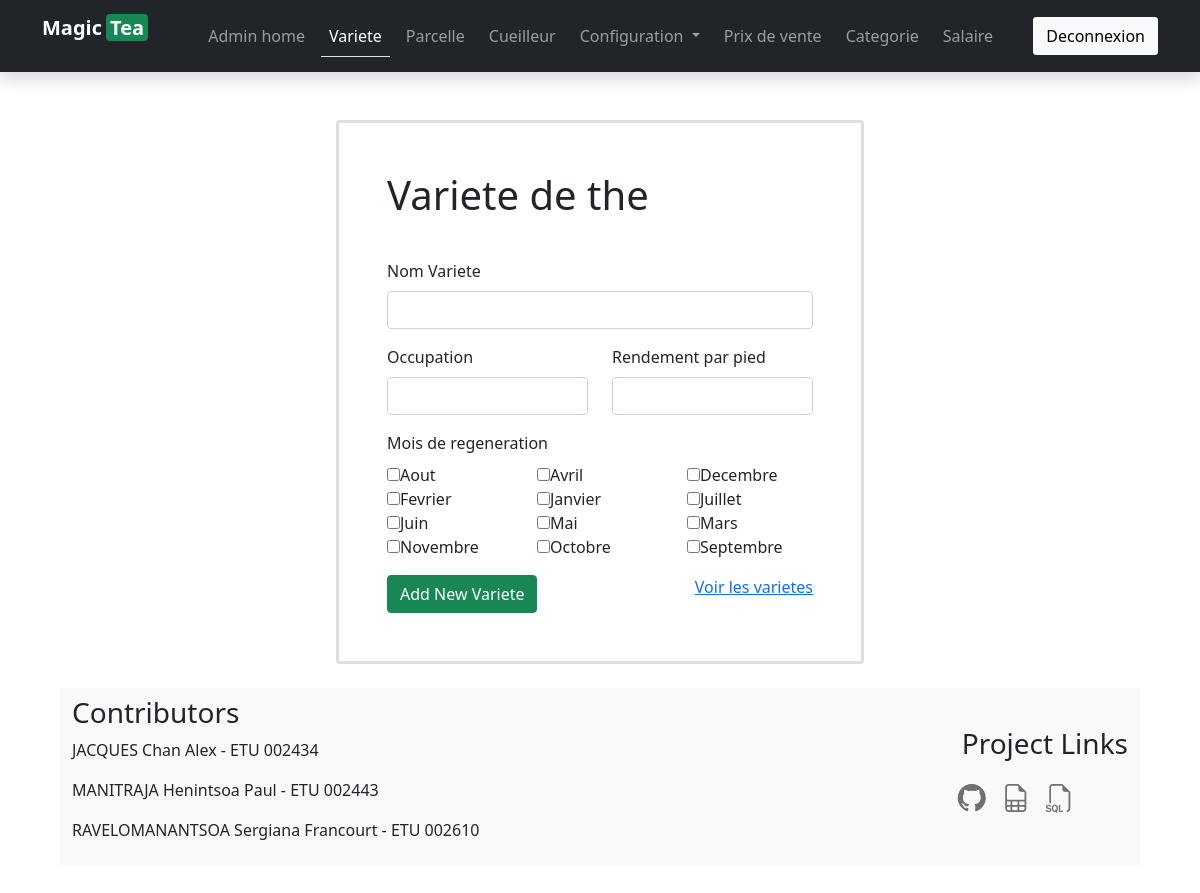
/pages/admin/insertion-variete.php, run on the app's committed database.
### tables this page shows
CREATE TABLE the_mois(
    idMois INT AUTO_INCREMENT,
    NomMois VARCHAR(50)  NOT NULL,
    PRIMARY KEY(idMois),
    UNIQUE(NomMois)
);

### inc/php/crudFuncts/select.php (called while the page is built, shortened)
<?php
function exeSelect( $connection, $query )
{
    try {
        $result = mysqli_query( $connection, $query );
        $utilisateurs = [];
        while ( $row = mysqli_fetch_assoc( $result ) ) {
            $utilisateurs[] = $row;
        }
        return $utilisateurs;
    }
    catch ( Exception $e ) {
        error_log( $e->getMessage() );
        echo "An error occurred: " . htmlspecialchars( $e->getMessage() );
    }
    return null;
}
function getAllRows( $connection, $tableName )
{
    if ( isset( $connection ) && isset( $tableName ) ) {
        $query = "SELECT * FROM $tableName";
        return exeSelect( $connection, $query );
    } else {
        echo "connection OR tableName cannot be null!";
        return null;
    }
}
function getAllMois( $connection )
{
    return getAllRows( $connection, "the_mois" );
}

### pages/admin/insertion-variete.php (the view, shortened to what this page needs)
<?php
require_once '../../inc/php/crudFuncts/select.php';
include "static/header.php";
$connection = db_connect();
$mois = getAllMois( $connection );
?>
    <div class="main m-5">
        <div class="container">
            <div class="row">
                <form action="traitements/add-variete.php" method="POST" id="insertionForm" class="col-12 col-md-6 mx-auto">
                <div class="card p-5 rounded border-3">
                <h1>Variete de the</h1>
                    <div class="mb-3">
                    </div>
                    <div class="form-group col-md-12 mb-3">
                        <label for="nomVariete" class="form-label">Nom Variete</label>
                        <input class="form-control" type="text" name="nomVariete" id="nomVariete" required>
                    </div>
                    <div class="row mb-3">
                        <div class="form-group col-md-6">
                            <label for="occupation" class="form-label">Occupation</label>
                            <input class="form-control" type="text" name="occupation" id="occupation" required>
                        </div>
                        <div class="form-group col-md-6">
                            <label for="rendement" class="form-label">Rendement par pied</label>
                            <input class="form-control" type="text" name="rendement" id="rendement" required>
                        </div>
                    </div>
                    <div class="form-group">
                        <label for="moisInput" class="form-label">Mois de regeneration</label>
                        <div class="row">
    <?php       for ($i=0; $i < count($mois) ; $i++) {?>
                    <div class="col-6 col-lg-4"><input type="checkbox" name="moisInput[]" id="" value="<?= $mois[$i]['idMois']?>"><?= $mois[$i]['NomMois']?> </div>
        <?php    }?>
                        </div>
                    <div>
                    <div class="d-flex justify-content-between mt-3">
                        <button type="submit" class="btn btn-success ">Add New Variete</button>
                        <a href="read-variete.php" type="button" class="link">Voir les varietes</a>
                    </div>
                    </div>
                </form>
            </div>
        </div>
    </div>
    <br />
    <?php
include "static/footer.php";
?>

### pages/admin/static/header.php (shortened to what this page needs)
<!DOCTYPE html>
<html lang="en">
<head>
    <link rel="stylesheet" href="../../assets/css/bootstrap.min.css">
    <link rel="stylesheet" href="../../assets/font/bootstrap-icons.min.css">
    <link rel="stylesheet" href="../../assets/style.css">
</head>
<body>
    <header class="shadow">
        <div class="navbar navbar-expand-lg navbar-dark bg-dark">
            <div class="container">
                <div class="navbar-brand uppercase">
                    <p class="fw-bold">  Magic<span id="logoMark" class=" mx-1 px-1 bg-success rounded">Tea</span>  </p>
                </div>
                <div class="collapse navbar-collapse" id="navbarToggle">
                  <ul class="navbar-nav col-2 flex-grow-1 gap-2 justify-content-center mr-auto mt-2 mt-lg-0">
                    <li class="nav-item">
                      <a class="nav-link" id="admin_li" href="home.php">Admin home<span class="sr-only"></span></a>
                    </li>
                    <li class="nav-item">
                      <a class="nav-link" id="variete_li" href="insertion-variete.php">Variete</a>
                    </li>
                    <li class="nav-item">
                      <a class="nav-link" id="parcelle_li" href="insertion-parcelle.php">Parcelle</a>
                    </li>
                    <li class="nav-item">
                      <a class="nav-link" id="ceuilleur_li" href="insertion-cueilleur.php">Cueilleur</a>
                    </li>
                    <li class="nav-item dropdown">
                      <a class="nav-link dropdown-toggle" href="#" data-target="configs" id="configDropdown" role="button" data-toggle="dropdown" aria-haspopup="true" aria-expanded="false">
                        Configuration
                      </a>
                    </li>
                    <li class="nav-item">
                      <a class="nav-link" id="prixVente_li" href="insertion-prix-vente.php">Prix de vente</a>
                    </li>
                    <li class="nav-item">
                      <a class="nav-link" id="categorie_li" href="insertion-categorie.php">Categorie</a>
                    </li>
                    <li class="nav-item">
                        <a class="nav-link" id="salaire_li" href="insertion-salaire.php">Salaire</a>
                      </li>
                    </ul>
                    <div class="rounded d-inline bg-light">
                      <a href="logout.php" type="button" class="btn hover-fill transition-fill">Deconnexion</a>
                    </div>
                </div>
        </div>
    </header>

### pages/admin/static/footer.php (shortened to what this page needs)
<footer >
    <div class="navbar navbar-expand-lg navbar-light bg-light">
        <div class="container flex-column flex-md-row">
            <ul class="navbar-nav d-flex flex-column">
                <li class="nav-item">
                    <h3>Contributors</h3>
                </li>
                <li class="nav-item">
                    <p>JACQUES Chan Alex - ETU 002434</p>
                </li>
                <li class="nav-item">
                    <p> MANITRAJA Henintsoa Paul - ETU 002443</p>
                </li>
                <li class="nav-item">
                    <p>RAVELOMANANTSOA Sergiana Francourt - ETU 002610</p>
                </li>
              </ul>
              <div class="row">
                <div class="col-12 ">
                    <h3>Project Links</h3>
                    <div class="row">
                        <ul class="navbar-nav">
                            <li class="nav-item">
                                <a class="nav-link" href="https://github.com/HenintsoaPaul/Exam36h.git"><i class="fs-3 bi bi-github"> <span class="d-lg-none">GitHub</span></i></a>
                            </li>
                            <li class="nav-item">
                                <a class="nav-link" href="https://docs.google.com/spreadsheets/d/1Q8Oczl6oQT6WgojNK7fKyvjbzqYngUimhr0WameKUuc/edit?usp=sharing">
                                  <i class="fs-3 bi bi-file-earmark-spreadsheet"><span class=" d-lg-none px-1">Google Sheet</span></i></a>
                            </li>
                            <li class="nav-item">
                                <a class="nav-link" href="pages/script.php">
                                  <i class="fs-3 bi bi-filetype-sql"><span class=" d-lg-none px-1">Script SQL</span></i></a>
                            </li>
                        </ul>
                    </div>
                </div>
              </div>
        </div>
    </div>
</footer>
</body>
</html>

### assets/style.css (style rules this page uses)
.hover-fill { background-color: #f8f9fa; color: #000000; }
.transition-fill { transition-property: all; transition-duration: .15s; transition-timing-function: ease-in; }

### data on the page
the_mois: NomMois "Aout"
the_mois: NomMois "Avril"
the_mois: NomMois "Decembre"
the_mois: NomMois "Fevrier"
the_mois: NomMois "Janvier"
the_mois: NomMois "Juillet"
the_mois: NomMois "Juin"
the_mois: NomMois "Mai"
the_mois: NomMois "Mars"
the_mois: NomMois "Novembre"
the_mois: NomMois "Octobre"
the_mois: NomMois "Septembre"
